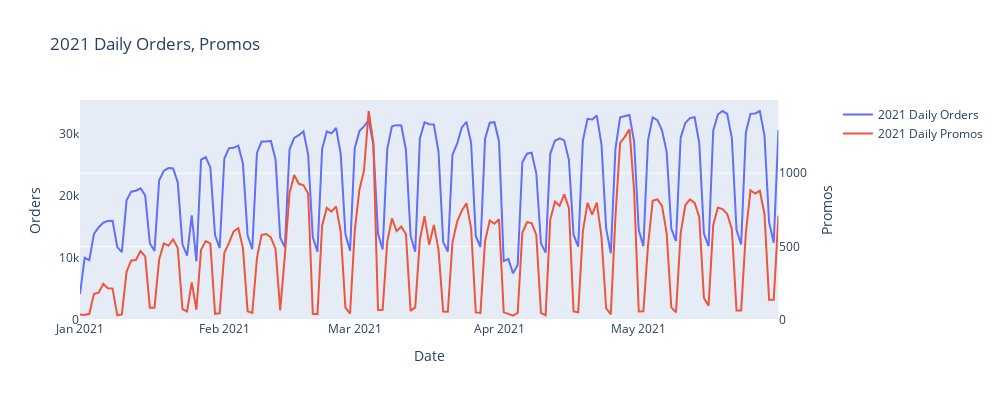

The cell this chart's notebook holds for it:
### Code cell
fig = make_subplots(specs=[[{"secondary_y": True}]])

fig.add_trace(go.Scatter(x=sales_df_daily['trans_date'], y=sales_df_daily['orders'], name="2021 Daily Orders")) 
fig.add_trace(go.Scatter(x=sales_df_daily['trans_date'], y=sales_df_daily['promo_count'], 
                         name="2021 Daily Promos"),secondary_y=True)    

fig.update_layout(title_text=f"2021 Daily Orders, Promos", width=1000, height=400, yaxis_showgrid=False)
fig.update_xaxes(title_text="Date", showgrid=False)
fig.update_yaxes(title_text="Orders", secondary_y=False, rangemode="tozero")
fig.update_yaxes(title_text="Promos", secondary_y=True, rangemode="tozero")

fig.show()

### Figure 1 — Plotly figure (JSON) as saved in the notebook; plotly's stock layout.template omitted (floating-point values rounded to 4 significant figures; data arrays with more than 128 entries replaced by an {"elided": "..."} marker saying what was removed)
{"data": [{"name": "2021 Daily Orders", "type": "scatter", "x": {"elided": "151 str values"}, "y": {"elided": "151 float values"}}, {"name": "2021 Daily Promos", "type": "scatter", "x": {"elided": "151 str values"}, "xaxis": "x", "y": {"elided": "151 int values"}, "yaxis": "y2"}], "layout": {"height": 400, "title": {"text": "2021 Daily Orders, Promos"}, "width": 1000, "xaxis": {"anchor": "y", "domain": [0, 0.94], "showgrid": false, "title": {"text": "Date"}}, "yaxis": {"anchor": "x", "domain": [0, 1], "rangemode": "tozero", "showgrid": false, "title": {"text": "Orders"}}, "yaxis2": {"anchor": "x", "overlaying": "y", "rangemode": "tozero", "side": "right", "title": {"text": "Promos"}}}}
